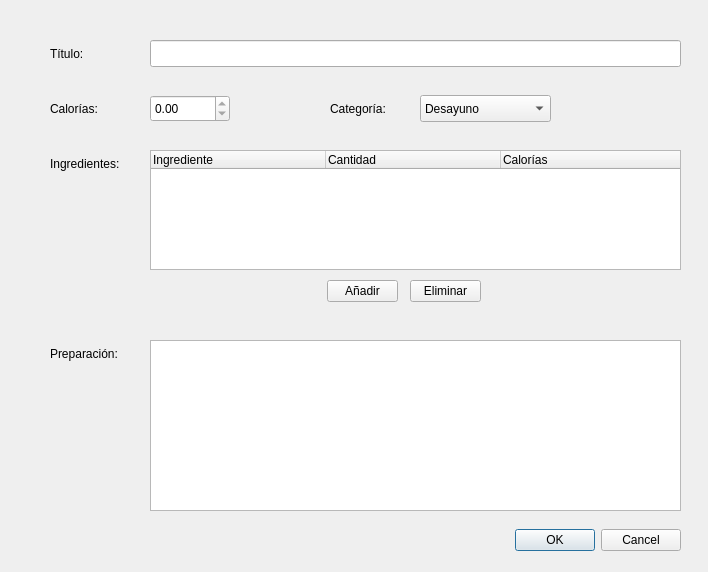
<?xml version="1.0" encoding="UTF-8"?>
<ui version="4.0">
 <class>DialogMRec</class>
 <widget class="QDialog" name="DialogMRec">
  <property name="windowModality">
   <enum>Qt::ApplicationModal</enum>
  </property>
  <property name="geometry">
   <rect>
    <x>0</x>
    <y>0</y>
    <width>708</width>
    <height>572</height>
   </rect>
  </property>
  <property name="focusPolicy">
   <enum>Qt::WheelFocus</enum>
  </property>
  <property name="windowTitle">
   <string>Modificar Receta</string>
  </property>
  <widget class="QDialogButtonBox" name="buttonBox">
   <property name="geometry">
    <rect>
     <x>510</x>
     <y>520</y>
     <width>171</width>
     <height>41</height>
    </rect>
   </property>
   <property name="orientation">
    <enum>Qt::Horizontal</enum>
   </property>
   <property name="standardButtons">
    <set>QDialogButtonBox::Cancel|QDialogButtonBox::Ok</set>
   </property>
  </widget>
  <widget class="QLineEdit" name="lineEdit">
   <property name="geometry">
    <rect>
     <x>150</x>
     <y>40</y>
     <width>531</width>
     <height>27</height>
    </rect>
   </property>
  </widget>
  <widget class="QLabel" name="label">
   <property name="geometry">
    <rect>
     <x>50</x>
     <y>45</y>
     <width>48</width>
     <height>17</height>
    </rect>
   </property>
   <property name="text">
    <string>Título:</string>
   </property>
  </widget>
  <widget class="QLabel" name="label_2">
   <property name="geometry">
    <rect>
     <x>50</x>
     <y>100</y>
     <width>62</width>
     <height>17</height>
    </rect>
   </property>
   <property name="text">
    <string>Calorías:</string>
   </property>
  </widget>
  <widget class="QDoubleSpinBox" name="doubleSpinBox">
   <property name="geometry">
    <rect>
     <x>150</x>
     <y>95</y>
     <width>80</width>
     <height>27</height>
    </rect>
   </property>
   <property name="readOnly">
    <bool>true</bool>
   </property>
   <property name="maximum">
    <double>9999.989999999999782</double>
   </property>
   <property name="singleStep">
    <double>0.010000000000000</double>
   </property>
  </widget>
  <widget class="QLabel" name="label_4">
   <property name="geometry">
    <rect>
     <x>50</x>
     <y>345</y>
     <width>88</width>
     <height>17</height>
    </rect>
   </property>
   <property name="text">
    <string>Preparación:</string>
   </property>
  </widget>
  <widget class="QTextEdit" name="textEdit">
   <property name="geometry">
    <rect>
     <x>150</x>
     <y>340</y>
     <width>531</width>
     <height>171</height>
    </rect>
   </property>
  </widget>
  <widget class="QLabel" name="label_5">
   <property name="geometry">
    <rect>
     <x>50</x>
     <y>155</y>
     <width>92</width>
     <height>17</height>
    </rect>
   </property>
   <property name="text">
    <string>Ingredientes:</string>
   </property>
  </widget>
  <widget class="QPushButton" name="push_Anadir">
   <property name="geometry">
    <rect>
     <x>327</x>
     <y>280</y>
     <width>71</width>
     <height>22</height>
    </rect>
   </property>
   <property name="text">
    <string>Añadir</string>
   </property>
  </widget>
  <widget class="QTreeWidget" name="treeWidget">
   <property name="geometry">
    <rect>
     <x>150</x>
     <y>150</y>
     <width>531</width>
     <height>120</height>
    </rect>
   </property>
   <attribute name="headerDefaultSectionSize">
    <number>175</number>
   </attribute>
   <attribute name="headerMinimumSectionSize">
    <number>175</number>
   </attribute>
   <column>
    <property name="text">
     <string>Ingrediente</string>
    </property>
   </column>
   <column>
    <property name="text">
     <string>Cantidad</string>
    </property>
   </column>
   <column>
    <property name="text">
     <string>Calorías</string>
    </property>
   </column>
  </widget>
  <widget class="QPushButton" name="push_Eliminar">
   <property name="geometry">
    <rect>
     <x>410</x>
     <y>280</y>
     <width>71</width>
     <height>22</height>
    </rect>
   </property>
   <property name="text">
    <string>Eliminar</string>
   </property>
  </widget>
  <widget class="QComboBox" name="comboBox">
   <property name="geometry">
    <rect>
     <x>420</x>
     <y>95</y>
     <width>131</width>
     <height>27</height>
    </rect>
   </property>
   <item>
    <property name="text">
     <string>Desayuno</string>
    </property>
   </item>
   <item>
    <property name="text">
     <string>Media Mañana</string>
    </property>
   </item>
   <item>
    <property name="text">
     <string>Almuerzo</string>
    </property>
   </item>
   <item>
    <property name="text">
     <string>Merienda</string>
    </property>
   </item>
   <item>
    <property name="text">
     <string>Cena</string>
    </property>
   </item>
   <item>
    <property name="text">
     <string>Tentempié</string>
    </property>
   </item>
  </widget>
  <widget class="QLabel" name="label_6">
   <property name="geometry">
    <rect>
     <x>330</x>
     <y>100</y>
     <width>71</width>
     <height>17</height>
    </rect>
   </property>
   <property name="text">
    <string>Categoría:</string>
   </property>
  </widget>
 </widget>
 <tabstops>
  <tabstop>lineEdit</tabstop>
  <tabstop>doubleSpinBox</tabstop>
  <tabstop>treeWidget</tabstop>
  <tabstop>push_Anadir</tabstop>
  <tabstop>push_Eliminar</tabstop>
  <tabstop>textEdit</tabstop>
  <tabstop>comboBox</tabstop>
  <tabstop>buttonBox</tabstop>
 </tabstops>
 <resources/>
 <connections>
  <connection>
   <sender>buttonBox</sender>
   <signal>accepted()</signal>
   <receiver>DialogMRec</receiver>
   <slot>accept()</slot>
   <hints>
    <hint type="sourcelabel">
     <x>248</x>
     <y>254</y>
    </hint>
    <hint type="destinationlabel">
     <x>157</x>
     <y>274</y>
    </hint>
   </hints>
  </connection>
  <connection>
   <sender>buttonBox</sender>
   <signal>rejected()</signal>
   <receiver>DialogMRec</receiver>
   <slot>reject()</slot>
   <hints>
    <hint type="sourcelabel">
     <x>316</x>
     <y>260</y>
    </hint>
    <hint type="destinationlabel">
     <x>286</x>
     <y>274</y>
    </hint>
   </hints>
  </connection>
 </connections>
</ui>
